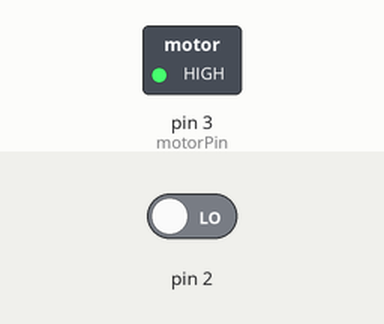
Bench run of a sketch on a simulated Arduino Uno, built with avr-gcc and run on an emulated ATmega328P. Shown: switched loads named in the sketch (green lamp = pin HIGH). The test bench sets the inputs (shaded band); at power-on: pin 2 LOW. What the sketch prints to the serial monitor is not drawn.

Above: at 0.1 s.
Timing chart, 0 to 1.6 s (numbered marks = the images above):
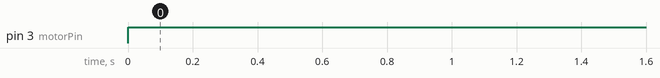

The sketch:

sketch_jun26a_DCMOTOR.ino
```cpp
int motorPin = 3;

void setup() {
 pinMode(motorPin, OUTPUT);
 pinMode(2, INPUT);
 Serial.begin(9600);
}

void loop() {
   digitalWrite(motorPin, HIGH);
   Serial.println(digitalRead(2));
}
```

Measured:
- by itself, pin 3 (motorPin): LOW → HIGH at 0.00 s
